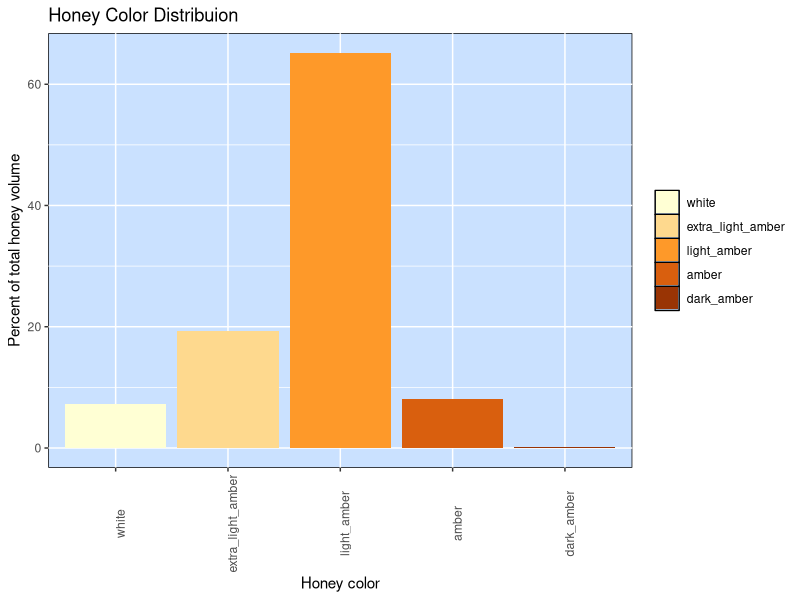
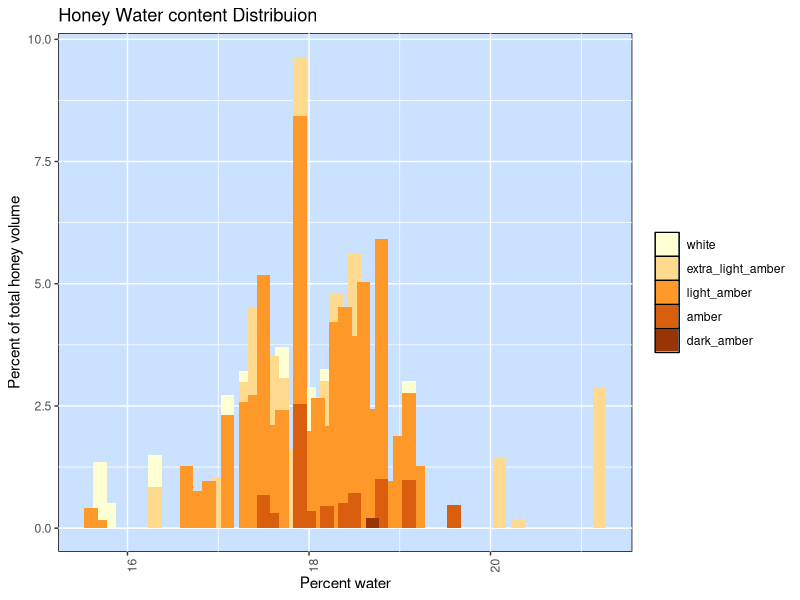
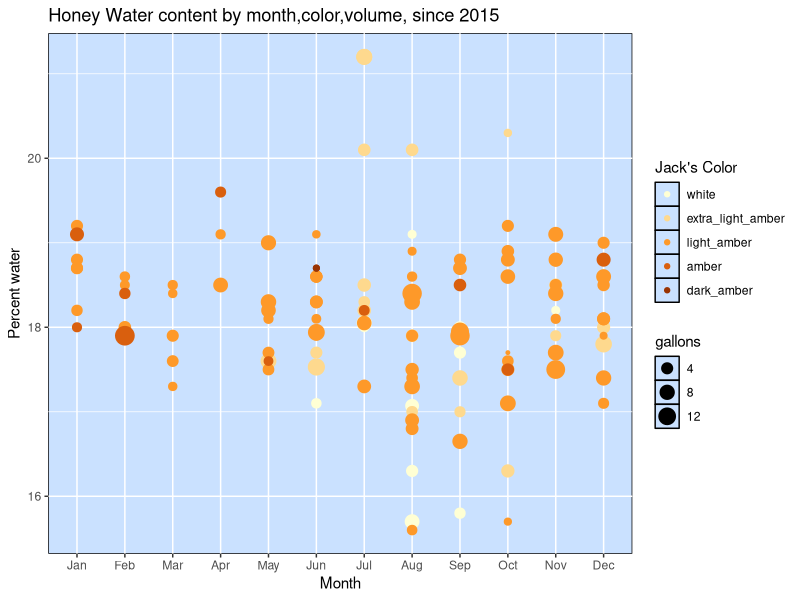
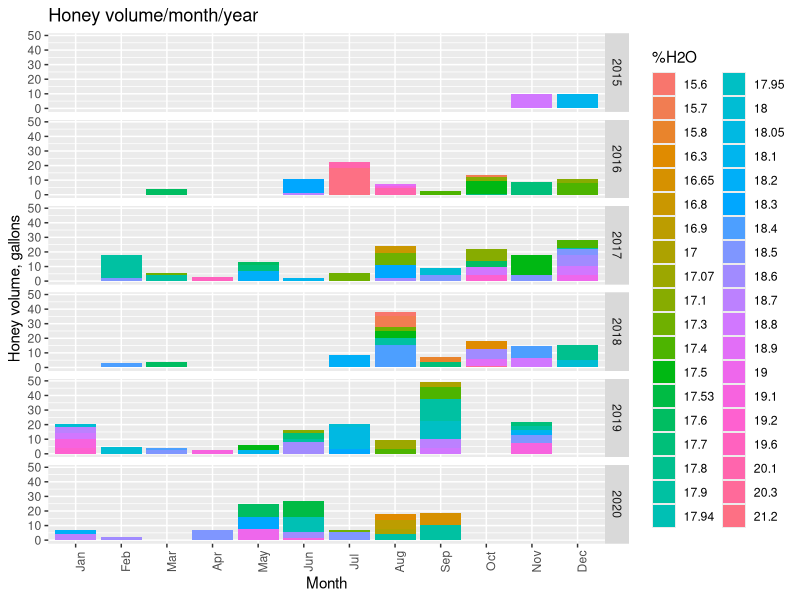
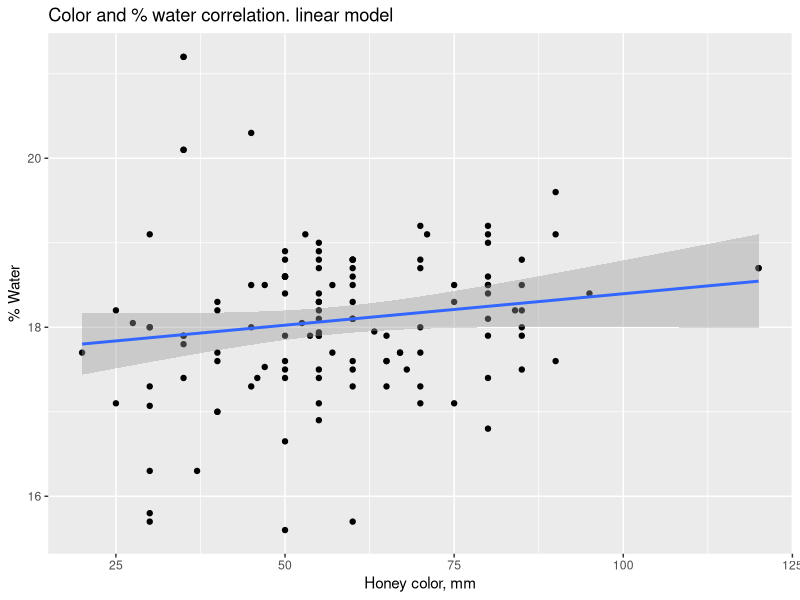
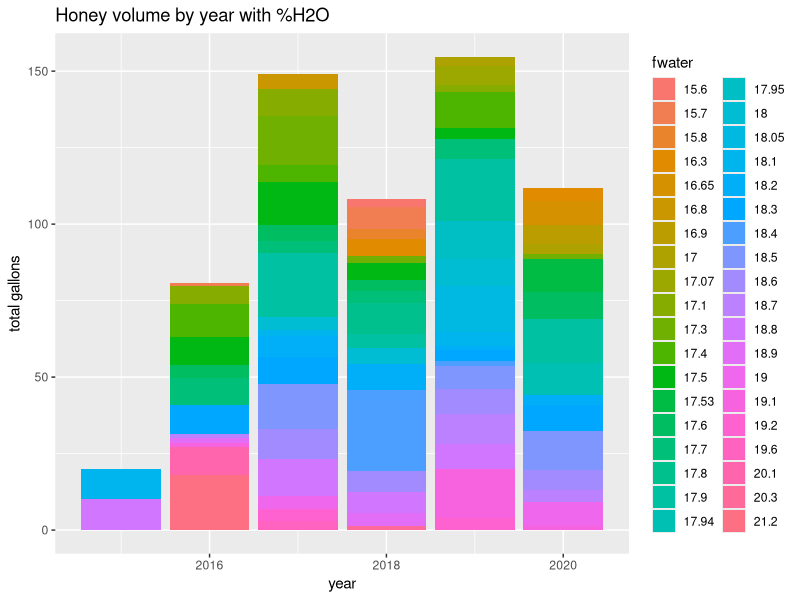
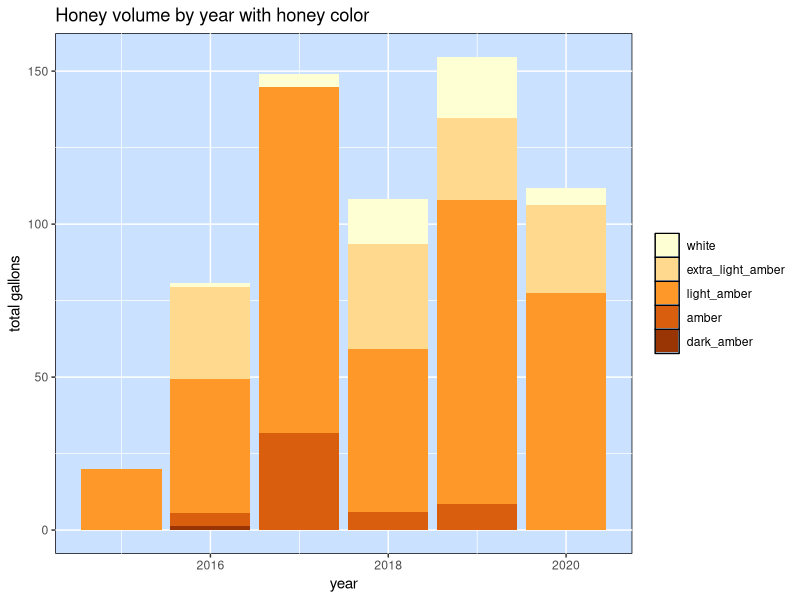
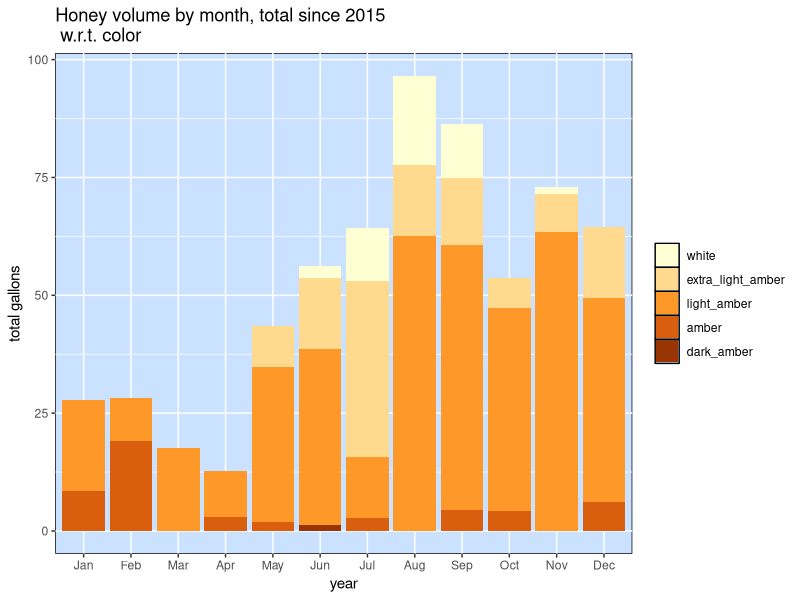

The R script that drew these images, in order:


library(dplyr)
library(ggplot2)
library(R.utils)
library(lubridate)
library(lattice)
library(RColorBrewer)

data <-read.csv("HoneyData.csv", sep =",")
#clean up messy file
print(names(data))
colnames(data) <- c("date","gallons","water","color","X", "X.1","X.2","X.3","X.4","X.5")
data <- data %>% select(c("date","gallons","water","color"))
colnames(data)<-c("date","gallons","water","hcolor")
str(data)

data$date <- parse_date_time(data$date,"mdy")


#349FE4
hcolorsPal <- brewer.pal(5,"YlOrBr")
honeyColors <-colorRampPalette(hcolorsPal)
jackNames = c("white","extra_light_amber",
              "light_amber","amber","dark_amber")
jackNamesRev = c("dark_amber","amber",
                 "light_amber","extra_light_amber","white")
colorNames <- function(mm){
      jack <- NA
      if (is.na(mm)) {jack <- NA
      } else if(mm >= 0 & mm < 34) {jack <- "white"
      } else if(mm >= 34 & mm <50) {jack <- "extra_light_amber"
      } else if(mm >= 50 & mm <85) {jack <- "light_amber"
      } else if(mm >= 85 & mm <114) {jack <- "amber"
      } else if(mm >= 114) {jack <- "dark_amber"
      } else {jack <- NA}
      return(jack)}

#extra light amber (34+ to  50 mm)  
#light amber (50+ to 85 mm)  
#amber (85+ to 114 mm)
#dark amber (114+ mm
#"YlOrBr" or "Oranges"

totgal2 <- na.omit(data) %>% select(gallons) %>% sum
totgalmeas <- data %>% select(gallons) %>% sum
data2 <- na.omit(data) %>%
      mutate(FractOfTot = gallons/totgal2) %>%
   mutate(month = month(date,label=TRUE,abbr=TRUE))%>%
   mutate(year = year(date))

data2$jack <-unlist(lapply(data2$hcolor, colorNames))
data2 <- data.frame(data2)
print(str(data2))

colordist <- data2 %>% 
      group_by(jack) %>%
      summarize(eaColor = sum(gallons))

waterdist<- data2 %>% 
   group_by(water) %>%
   summarize(sumWater = sum(gallons))  #how many gallons of each concentration

totAveWater <- sapply((waterdist$water %*% waterdist$sumWater)/totgal2,sum)
stDevWater <- sd(waterdist$water * waterdist$sumWater/totgal2)

data3 <- data2 %>%arrange(hcolor) %>%  #need Jack colors to be a factor
   mutate(fjack = factor(jack,levels = jackNames))%>%
   mutate(fwater = factor(water))


p1 <- ggplot(data3, aes(x=fjack,y = FractOfTot *100)) +
   geom_col(aes(fill = fjack))+
   theme(axis.text.x =element_text(angle = 90))+
   xlab("Honey color")+
   ylab("Percent of total honey volume")+
   labs(title = "Honey Color Distribuion")+
   scale_fill_manual(NULL, values=hcolorsPal)+
   theme(panel.background = element_rect(fill = 'lightsteelblue1', colour = 'black'))

png(filename = "Honey_Color_Distribution.png")
print(p1)
dev.off()

#color and month correlation, and tot honey/year

p2 <- ggplot(data3, aes(x=water,y = FractOfTot *100)) +
   geom_col(aes(fill = fjack,width = 0.15))+
   theme(axis.text.x =element_text(angle = 90))+
   xlab("Percent water")+
   ylab("Percent of total honey volume")+
   labs(title = "Honey Water content Distribuion")+
   scale_fill_manual(NULL, values=hcolorsPal) +
   theme(panel.background = element_rect(fill = 'lightsteelblue1', colour = 'black'))
png(filename = "Honey_Water_Distribution.png",
    width = 480, height = 480, pointsize = 10)
print(p2)
dev.off()

#You need to include stat=identity, which is basically telling ggplot2 you will
#provide the y-values for the barplot, rather than counting the aggregate number
#of rows for each x value, which is the default stat=count.stat="identity",position = "stack".
#Alternatively, use geom_col


p3 <-ggplot(data3, aes(x= month,water))+ 
   geom_point(aes(color = fjack, size = gallons))+
   scale_color_manual(values=hcolorsPal)+
   xlab("Month")+
   ylab("Percent water")+
   labs(title = "Honey Water content by month,color,volume, since 2015",
        color = "Jack's Color")+
   theme(panel.background = element_rect(fill = 'lightsteelblue1', colour = 'black'))

png(filename = "PercentWaterByMonthBubble.png")
print(p3)
dev.off()

p4 <-ggplot(data3, aes(x=month,y = gallons)) +
   geom_col(aes(fill = fwater))+
   facet_grid(rows= vars(year))+
   theme(axis.text.x =element_text(angle = 90))+
   xlab("Month")+
   ylab("Honey volume, gallons")+
   labs(title = "Honey volume/month/year", fill= "%H2O")

png(filename = "HoneyVolmonthyear.png")
print(p4)
dev.off()

p5 <-ggplot(data3, aes(x=hcolor,y = water)) +
   geom_point()+
   geom_smooth(method = "lm")+
   xlab("Honey color, mm")+
   ylab("% Water")+
   labs(title = "Color and % water correlation. linear model")
png(filename = "ColorWaterCorrelation.png")
print(p5)
dev.off()

#lm() uses likelihood to find the model that maps values of X to distributions
# in Y that have a normal distribution

data4 <-data3 %>% group_by(year) %>% summarize(yearTot = sum(gallons))

p6 <- ggplot(data3, aes(year, gallons))+
   geom_col(aes(fill = fwater))+
   xlab("year")+
   ylab("total gallons")+
   labs(title = "Honey volume by year with %H2O")
png(filename = "HoneyVolumeByYearWRTwater.png")
print(p6)
dev.off()

p7 <- ggplot(data3, aes(year, gallons))+
   geom_col(aes(fill = fjack))+
   xlab("year")+
   ylab("total gallons")+
   labs(title = "Honey volume by year with honey color")+
   scale_fill_manual(NULL, values=hcolorsPal)+
   theme(panel.background = element_rect(fill = 'lightsteelblue1', colour = 'black'))
png(filename = "HoneyVolumeByYearWRTColor.png")
print(p7)
dev.off()

data5 <- data3 %>% arrange(desc(fjack))
p8 <- ggplot(data5, aes(month, gallons))+
   geom_col(aes(fill = fjack))+
   xlab("year")+
   ylab("total gallons")+
   labs(title = "Honey volume by month, total since 2015\n w.r.t. color")+
   scale_fill_manual(NULL, values=hcolorsPal)+
   theme(panel.background = element_rect(fill = 'lightsteelblue1', colour = 'black'))
png(filename = "HoneyVolumeByMonthWRTColor.png")
print(p8)
dev.off()

p9 <- ggplot(data3, aes(month, gallons))+
   geom_col(aes(fill = fwater))+
   xlab("month")+
   ylab("total gallons")+
   labs(title = "Honey volume by month, total since 2015\n w.r.t %H2O")
png(filename = "HoneyVolumeByMonthWRTWater.png")
print(p9)
dev.off()
